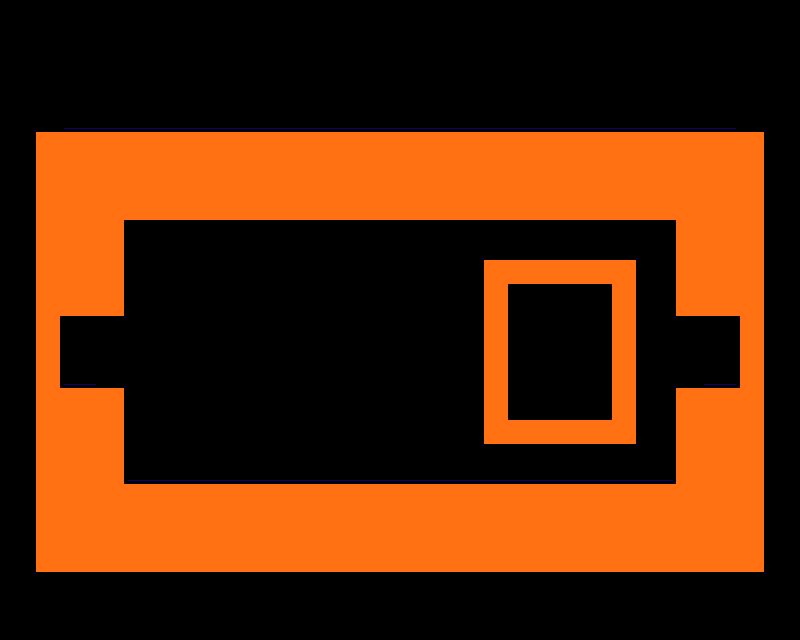

Tiled map render using the project's own tile images. Description and the map definition, with tile-layer contents summarised, below:
An orthogonal 25x20 tile map with 32x32 px tiles, 1 tile layer (Capa de Patrones 1), 4 tilesets and 4 objects.

<map version="1.0" orientation="orthogonal" renderorder="right-down" width="25" height="20" tilewidth="32" tileheight="32" nextobjectid="5">
 <tileset firstgid="1" name="tiles" tilewidth="32" tileheight="32" tilecount="128" columns="8">
  <image source="../images/tiles.png" width="256" height="512" />
 </tileset>
 <tileset firstgid="129" name="player" tilewidth="28" tileheight="28" tilecount="1" columns="1">
  <image source="../images/player.png" width="28" height="28" />
  <tile id="0">
   <properties>
    <property name="Class" value="Player" />
   </properties>
  </tile>
 </tileset>
 <tileset firstgid="130" name="moneda" tilewidth="20" tileheight="20" tilecount="4" columns="4">
  <image source="../images/moneda.png" width="80" height="20" />
  <tile id="0">
   <properties>
    <property name="Class" value="Moneda" />
   </properties>
  </tile>
 </tileset>
 <tileset firstgid="134" name="meta" tilewidth="32" tileheight="32" tilecount="1" columns="1">
  <image source="../images/meta.png" width="32" height="32" />
  <tile id="0">
   <properties>
    <property name="Class" value="Meta" />
   </properties>
  </tile>
 </tileset>
 <layer name="Capa de Patrones 1" width="25" height="20">
  <properties>
   <property name="collision" value="true" />
  </properties>
  <data>[500 cells, 196 non-empty, 23 distinct tile ids]</data>
 </layer>
 <objectgroup name="Capa de Objetos 1">
  <object id="1" gid="130" x="644" y="252" width="20" height="20" />
  <object id="2" gid="130" x="644" y="474" width="20" height="20" />
  <object id="3" gid="129" x="82" y="366" width="28" height="28" />
  <object id="4" gid="134" x="686" y="366" width="32" height="32" />
 </objectgroup>
</map>
